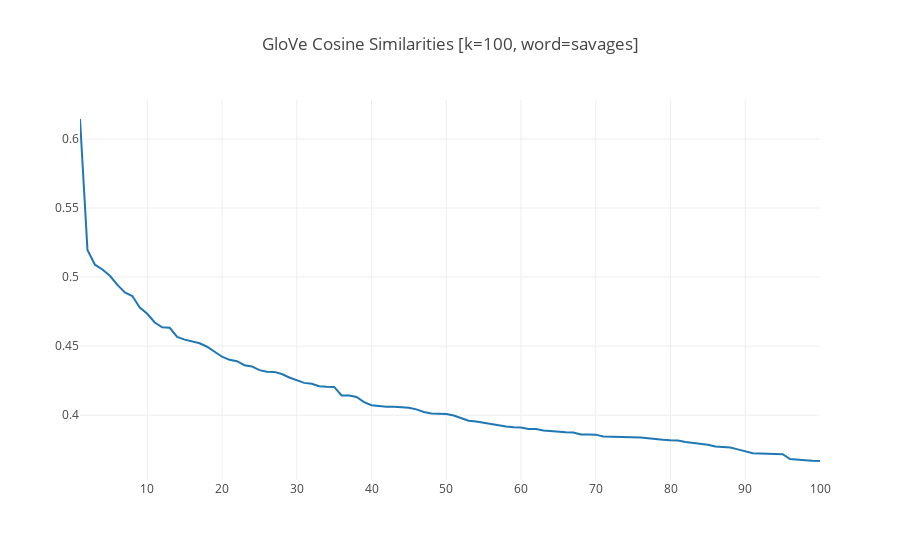

The notebook cell this image was saved under:
### Markdown cell above
#### GloVe Plot [Ideal Result]

### Code cell
word = nlp.vocab[u'savages']
gloVe_result = most_similar(word, 100)
gloVe_y = []
for res in zip(gloVe_result[0], gloVe_result[1]):
    gloVe_y.append(res[1])
plot_cosine_values(gloVe_y, "GloVe Cosine Similarities [k=100, word=savages]")
